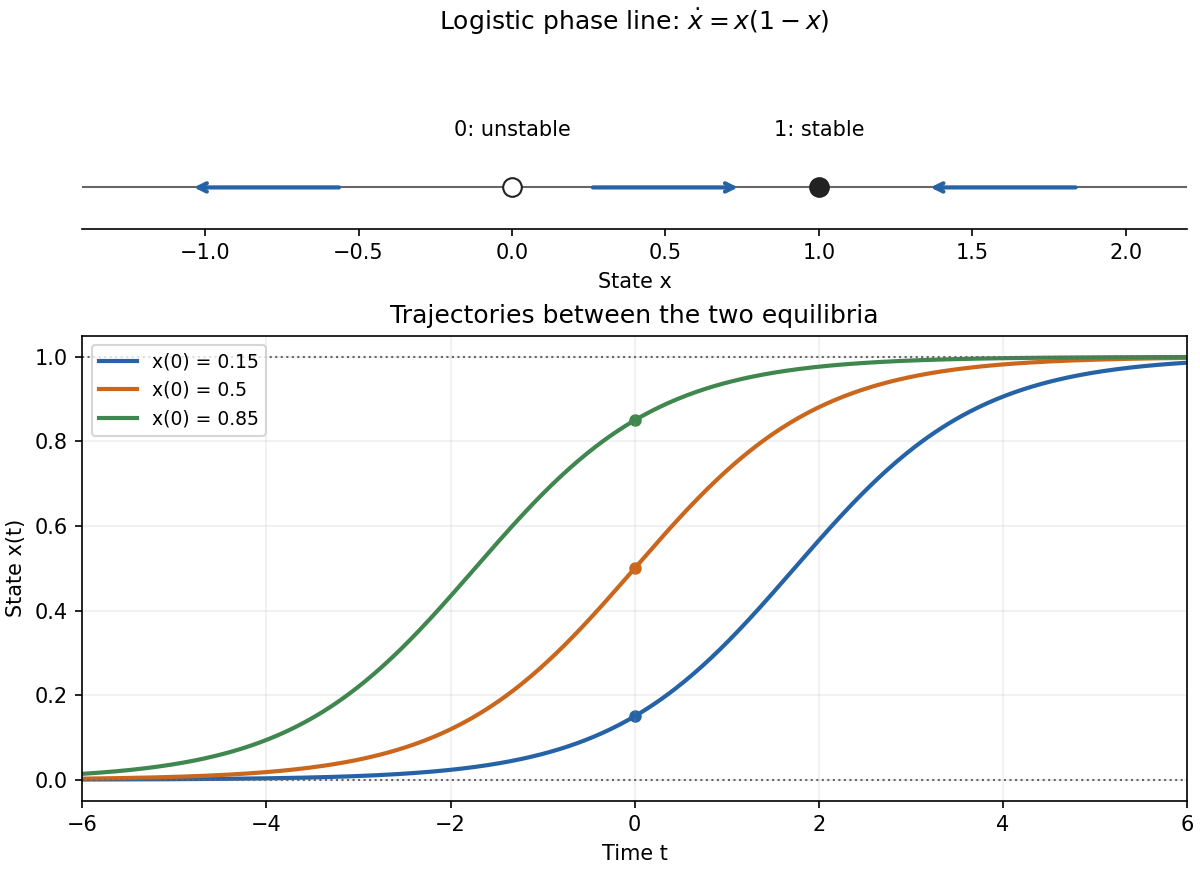

Generate this figure with Python:
"""Logistic phase portrait. Python 3.14, NumPy 2.3.5, Matplotlib 3.10.7.
Writes only paper-2-logistic.png to the caller's CWD; honors MPLCONFIGDIR.
"""
from pathlib import Path
import numpy as np
import matplotlib
matplotlib.use('Agg')
import matplotlib.pyplot as plt


def main():
    fig,axes=plt.subplots(2,1,figsize=(8,5.8),gridspec_kw={'height_ratios':[1,2.5]},constrained_layout=True,facecolor='white')
    ax=axes[0]
    ax.axhline(0,color='#666666',lw=1)
    for start,end in [(-.55,-1.05),(.25,.75),(1.85,1.35)]:
        ax.annotate('',xy=(end,0),xytext=(start,0),arrowprops={'arrowstyle':'->','lw':2,'color':'#2563a6'})
    ax.scatter([0],[0],s=80,facecolors='white',edgecolors='#222222',zorder=5)
    ax.scatter([1],[0],s=80,color='#222222',zorder=5)
    ax.text(0,.25,'0: unstable',ha='center',fontsize=10)
    ax.text(1,.25,'1: stable',ha='center',fontsize=10)
    ax.set(xlim=(-1.4,2.2),ylim=(-.2,.7),yticks=[],xlabel='State x',title=r'Logistic phase line: $\dot x=x(1-x)$')
    for side in ['top','right','left']:
        ax.spines[side].set_visible(False)
    t=np.linspace(-6,6,500)
    for x0,color in [(.15,'#2563a6'),(.5,'#ca671d'),(.85,'#3f874e')]:
        x=x0*np.exp(t)/(1-x0+x0*np.exp(t))
        axes[1].plot(t,x,lw=2,color=color,label=f'x(0) = {x0}')
        axes[1].scatter([0],[x0],color=color,s=25)
    axes[1].axhline(0,color='#666666',lw=1,ls=':')
    axes[1].axhline(1,color='#666666',lw=1,ls=':')
    axes[1].set(xlim=(-6,6),ylim=(-.05,1.05),xlabel='Time t',ylabel='State x(t)',title='Trajectories between the two equilibria')
    axes[1].legend(loc='upper left',fontsize=9)
    axes[1].grid(alpha=.2)
    for ax in axes:
        ax.set_facecolor('white')
    fig.savefig(Path.cwd()/'paper-2-logistic.png',dpi=150,facecolor='white',transparent=False)
    plt.close(fig)


if __name__=='__main__':
    main()
